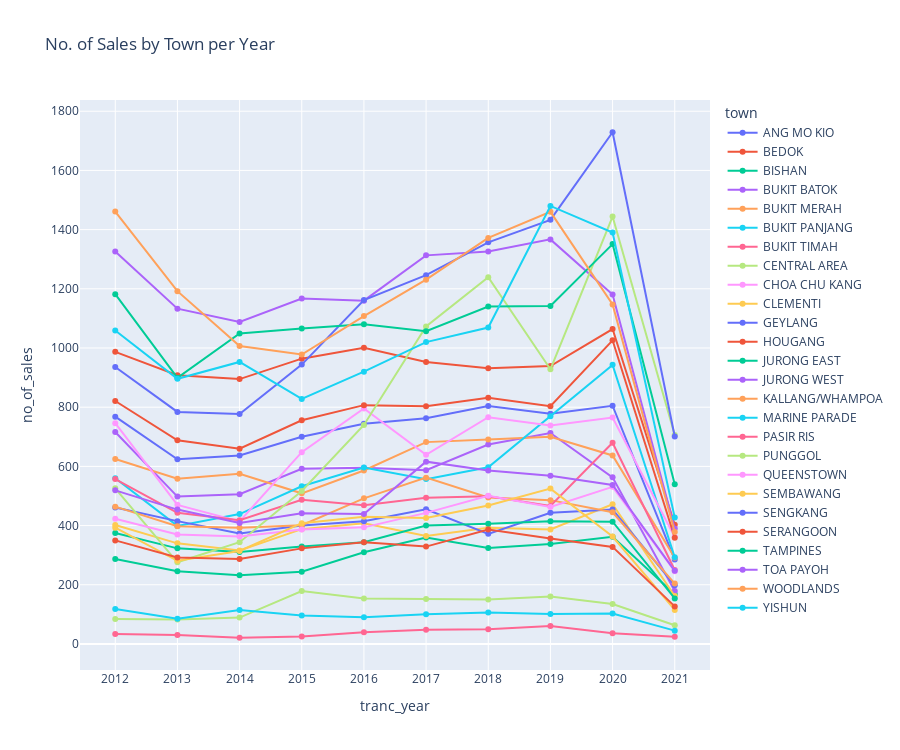

Notebook cell for this chart:
### Code cell
fig = px.line(tranc_town_year,
              x='tranc_year',
              y='no_of_sales',
              color='town',
              markers=True,
              height = 750,
              title='No. of Sales by Town per Year')
fig.update_layout(xaxis=dict(dtick=1))
fig.show()

### Figure 1 — Plotly figure (JSON) as saved in the notebook; plotly's stock layout.template omitted (floating-point values rounded to 4 significant figures)
{"data": [{"hovertemplate": "town=ANG MO KIO<br>tranc_year=%{x}<br>no_of_sales=%{y}<extra></extra>", "legendgroup": "ANG MO KIO", "line": {"color": "#636efa", "dash": "solid"}, "marker": {"symbol": "circle"}, "mode": "lines+markers", "name": "ANG MO KIO", "orientation": "v", "showlegend": true, "type": "scatter", "x": [2012, 2013, 2014, 2015, 2016, 2017, 2018, 2019, 2020, 2021], "xaxis": "x", "y": [768, 624, 637, 700, 744, 763, 804, 778, 805, 285], "yaxis": "y"}, {"hovertemplate": "town=BEDOK<br>tranc_year=%{x}<br>no_of_sales=%{y}<extra></extra>", "legendgroup": "BEDOK", "line": {"color": "#EF553B", "dash": "solid"}, "marker": {"symbol": "circle"}, "mode": "lines+markers", "name": "BEDOK", "orientation": "v", "showlegend": true, "type": "scatter", "x": [2012, 2013, 2014, 2015, 2016, 2017, 2018, 2019, 2020, 2021], "xaxis": "x", "y": [987, 908, 895, 964, 1001, 953, 932, 939, 1064, 403], "yaxis": "y"}, {"hovertemplate": "town=BISHAN<br>tranc_year=%{x}<br>no_of_sales=%{y}<extra></extra>", "legendgroup": "BISHAN", "line": {"color": "#00cc96", "dash": "solid"}, "marker": {"symbol": "circle"}, "mode": "lines+markers", "name": "BISHAN", "orientation": "v", "showlegend": true, "type": "scatter", "x": [2012, 2013, 2014, 2015, 2016, 2017, 2018, 2019, 2020, 2021], "xaxis": "x", "y": [287, 246, 232, 244, 310, 360, 324, 338, 362, 168], "yaxis": "y"}, {"hovertemplate": "town=BUKIT BATOK<br>tranc_year=%{x}<br>no_of_sales=%{y}<extra></extra>", "legendgroup": "BUKIT BATOK", "line": {"color": "#ab63fa", "dash": "solid"}, "marker": {"symbol": "circle"}, "mode": "lines+markers", "name": "BUKIT BATOK", "orientation": "v", "showlegend": true, "type": "scatter", "x": [2012, 2013, 2014, 2015, 2016, 2017, 2018, 2019, 2020, 2021], "xaxis": "x", "y": [716, 498, 506, 592, 595, 587, 674, 713, 563, 179], "yaxis": "y"}, {"hovertemplate": "town=BUKIT MERAH<br>tranc_year=%{x}<br>no_of_sales=%{y}<extra></extra>", "legendgroup": "BUKIT MERAH", "line": {"color": "#FFA15A", "dash": "solid"}, "marker": {"symbol": "circle"}, "mode": "lines+markers", "name": "BUKIT MERAH", "orientation": "v", "showlegend": true, "type": "scatter", "x": [2012, 2013, 2014, 2015, 2016, 2017, 2018, 2019, 2020, 2021], "xaxis": "x", "y": [625, 558, 575, 509, 586, 682, 691, 700, 637, 291], "yaxis": "y"}, {"hovertemplate": "town=BUKIT PANJANG<br>tranc_year=%{x}<br>no_of_sales=%{y}<extra></extra>", "legendgroup": "BUKIT PANJANG", "line": {"color": "#19d3f3", "dash": "solid"}, "marker": {"symbol": "circle"}, "mode": "lines+markers", "name": "BUKIT PANJANG", "orientation": "v", "showlegend": true, "type": "scatter", "x": [2012, 2013, 2014, 2015, 2016, 2017, 2018, 2019, 2020, 2021], "xaxis": "x", "y": [560, 399, 439, 533, 596, 557, 597, 769, 943, 293], "yaxis": "y"}, {"hovertemplate": "town=BUKIT TIMAH<br>tranc_year=%{x}<br>no_of_sales=%{y}<extra></extra>", "legendgroup": "BUKIT TIMAH", "line": {"color": "#FF6692", "dash": "solid"}, "marker": {"symbol": "circle"}, "mode": "lines+markers", "name": "BUKIT TIMAH", "orientation": "v", "showlegend": true, "type": "scatter", "x": [2012, 2013, 2014, 2015, 2016, 2017, 2018, 2019, 2020, 2021], "xaxis": "x", "y": [34, 30, 21, 25, 40, 48, 50, 61, 36, 24], "yaxis": "y"}, {"hovertemplate": "town=CENTRAL AREA<br>tranc_year=%{x}<br>no_of_sales=%{y}<extra></extra>", "legendgroup": "CENTRAL AREA", "line": {"color": "#B6E880", "dash": "solid"}, "marker": {"symbol": "circle"}, "mode": "lines+markers", "name": "CENTRAL AREA", "orientation": "v", "showlegend": true, "type": "scatter", "x": [2012, 2013, 2014, 2015, 2016, 2017, 2018, 2019, 2020, 2021], "xaxis": "x", "y": [84, 83, 89, 179, 154, 152, 150, 160, 135, 63], "yaxis": "y"}, {"hovertemplate": "town=CHOA CHU KANG<br>tranc_year=%{x}<br>no_of_sales=%{y}<extra></extra>", "legendgroup": "CHOA CHU KANG", "line": {"color": "#FF97FF", "dash": "solid"}, "marker": {"symbol": "circle"}, "mode": "lines+markers", "name": "CHOA CHU KANG", "orientation": "v", "showlegend": true, "type": "scatter", "x": [2012, 2013, 2014, 2015, 2016, 2017, 2018, 2019, 2020, 2021], "xaxis": "x", "y": [746, 470, 414, 648, 796, 639, 766, 738, 765, 361], "yaxis": "y"}, {"hovertemplate": "town=CLEMENTI<br>tranc_year=%{x}<br>no_of_sales=%{y}<extra></extra>", "legendgroup": "CLEMENTI", "line": {"color": "#FECB52", "dash": "solid"}, "marker": {"symbol": "circle"}, "mode": "lines+markers", "name": "CLEMENTI", "orientation": "v", "showlegend": true, "type": "scatter", "x": [2012, 2013, 2014, 2015, 2016, 2017, 2018, 2019, 2020, 2021], "xaxis": "x", "y": [402, 340, 316, 388, 408, 365, 393, 387, 472, 162], "yaxis": "y"}, {"hovertemplate": "town=GEYLANG<br>tranc_year=%{x}<br>no_of_sales=%{y}<extra></extra>", "legendgroup": "GEYLANG", "line": {"color": "#636efa", "dash": "solid"}, "marker": {"symbol": "circle"}, "mode": "lines+markers", "name": "GEYLANG", "orientation": "v", "showlegend": true, "type": "scatter", "x": [2012, 2013, 2014, 2015, 2016, 2017, 2018, 2019, 2020, 2021], "xaxis": "x", "y": [461, 415, 373, 400, 415, 455, 372, 443, 454, 198], "yaxis": "y"}, {"hovertemplate": "town=HOUGANG<br>tranc_year=%{x}<br>no_of_sales=%{y}<extra></extra>", "legendgroup": "HOUGANG", "line": {"color": "#EF553B", "dash": "solid"}, "marker": {"symbol": "circle"}, "mode": "lines+markers", "name": "HOUGANG", "orientation": "v", "showlegend": true, "type": "scatter", "x": [2012, 2013, 2014, 2015, 2016, 2017, 2018, 2019, 2020, 2021], "xaxis": "x", "y": [821, 688, 660, 756, 807, 803, 832, 803, 1026, 359], "yaxis": "y"}, {"hovertemplate": "town=JURONG EAST<br>tranc_year=%{x}<br>no_of_sales=%{y}<extra></extra>", "legendgroup": "JURONG EAST", "line": {"color": "#00cc96", "dash": "solid"}, "marker": {"symbol": "circle"}, "mode": "lines+markers", "name": "JURONG EAST", "orientation": "v", "showlegend": true, "type": "scatter", "x": [2012, 2013, 2014, 2015, 2016, 2017, 2018, 2019, 2020, 2021], "xaxis": "x", "y": [375, 323, 311, 329, 344, 400, 406, 415, 413, 154], "yaxis": "y"}, {"hovertemplate": "town=JURONG WEST<br>tranc_year=%{x}<br>no_of_sales=%{y}<extra></extra>", "legendgroup": "JURONG WEST", "line": {"color": "#ab63fa", "dash": "solid"}, "marker": {"symbol": "circle"}, "mode": "lines+markers", "name": "JURONG WEST", "orientation": "v", "showlegend": true, "type": "scatter", "x": [2012, 2013, 2014, 2015, 2016, 2017, 2018, 2019, 2020, 2021], "xaxis": "x", "y": [1326, 1133, 1088, 1167, 1160, 1313, 1326, 1367, 1181, 390], "yaxis": "y"}, {"hovertemplate": "town=KALLANG/WHAMPOA<br>tranc_year=%{x}<br>no_of_sales=%{y}<extra></extra>", "legendgroup": "KALLANG/WHAMPOA", "line": {"color": "#FFA15A", "dash": "solid"}, "marker": {"symbol": "circle"}, "mode": "lines+markers", "name": "KALLANG/WHAMPOA", "orientation": "v", "showlegend": true, "type": "scatter", "x": [2012, 2013, 2014, 2015, 2016, 2017, 2018, 2019, 2020, 2021], "xaxis": "x", "y": [464, 398, 393, 401, 492, 562, 495, 486, 445, 204], "yaxis": "y"}, {"hovertemplate": "town=MARINE PARADE<br>tranc_year=%{x}<br>no_of_sales=%{y}<extra></extra>", "legendgroup": "MARINE PARADE", "line": {"color": "#19d3f3", "dash": "solid"}, "marker": {"symbol": "circle"}, "mode": "lines+markers", "name": "MARINE PARADE", "orientation": "v", "showlegend": true, "type": "scatter", "x": [2012, 2013, 2014, 2015, 2016, 2017, 2018, 2019, 2020, 2021], "xaxis": "x", "y": [118, 85, 115, 96, 90, 100, 106, 101, 103, 45], "yaxis": "y"}, {"hovertemplate": "town=PASIR RIS<br>tranc_year=%{x}<br>no_of_sales=%{y}<extra></extra>", "legendgroup": "PASIR RIS", "line": {"color": "#FF6692", "dash": "solid"}, "marker": {"symbol": "circle"}, "mode": "lines+markers", "name": "PASIR RIS", "orientation": "v", "showlegend": true, "type": "scatter", "x": [2012, 2013, 2014, 2015, 2016, 2017, 2018, 2019, 2020, 2021], "xaxis": "x", "y": [557, 443, 418, 487, 469, 494, 499, 466, 680, 250], "yaxis": "y"}, {"hovertemplate": "town=PUNGGOL<br>tranc_year=%{x}<br>no_of_sales=%{y}<extra></extra>", "legendgroup": "PUNGGOL", "line": {"color": "#B6E880", "dash": "solid"}, "marker": {"symbol": "circle"}, "mode": "lines+markers", "name": "PUNGGOL", "orientation": "v", "showlegend": true, "type": "scatter", "x": [2012, 2013, 2014, 2015, 2016, 2017, 2018, 2019, 2020, 2021], "xaxis": "x", "y": [526, 276, 344, 517, 740, 1073, 1239, 928, 1444, 706], "yaxis": "y"}, {"hovertemplate": "town=QUEENSTOWN<br>tranc_year=%{x}<br>no_of_sales=%{y}<extra></extra>", "legendgroup": "QUEENSTOWN", "line": {"color": "#FF97FF", "dash": "solid"}, "marker": {"symbol": "circle"}, "mode": "lines+markers", "name": "QUEENSTOWN", "orientation": "v", "showlegend": true, "type": "scatter", "x": [2012, 2013, 2014, 2015, 2016, 2017, 2018, 2019, 2020, 2021], "xaxis": "x", "y": [423, 370, 363, 387, 394, 443, 501, 463, 531, 246], "yaxis": "y"}, {"hovertemplate": "town=SEMBAWANG<br>tranc_year=%{x}<br>no_of_sales=%{y}<extra></extra>", "legendgroup": "SEMBAWANG", "line": {"color": "#FECB52", "dash": "solid"}, "marker": {"symbol": "circle"}, "mode": "lines+markers", "name": "SEMBAWANG", "orientation": "v", "showlegend": true, "type": "scatter", "x": [2012, 2013, 2014, 2015, 2016, 2017, 2018, 2019, 2020, 2021], "xaxis": "x", "y": [393, 281, 314, 408, 430, 426, 468, 525, 363, 115], "yaxis": "y"}, {"hovertemplate": "town=SENGKANG<br>tranc_year=%{x}<br>no_of_sales=%{y}<extra></extra>", "legendgroup": "SENGKANG", "line": {"color": "#636efa", "dash": "solid"}, "marker": {"symbol": "circle"}, "mode": "lines+markers", "name": "SENGKANG", "orientation": "v", "showlegend": true, "type": "scatter", "x": [2012, 2013, 2014, 2015, 2016, 2017, 2018, 2019, 2020, 2021], "xaxis": "x", "y": [936, 784, 777, 944, 1162, 1246, 1357, 1433, 1729, 701], "yaxis": "y"}, {"hovertemplate": "town=SERANGOON<br>tranc_year=%{x}<br>no_of_sales=%{y}<extra></extra>", "legendgroup": "SERANGOON", "line": {"color": "#EF553B", "dash": "solid"}, "marker": {"symbol": "circle"}, "mode": "lines+markers", "name": "SERANGOON", "orientation": "v", "showlegend": true, "type": "scatter", "x": [2012, 2013, 2014, 2015, 2016, 2017, 2018, 2019, 2020, 2021], "xaxis": "x", "y": [350, 292, 287, 323, 344, 329, 387, 356, 328, 127], "yaxis": "y"}, {"hovertemplate": "town=TAMPINES<br>tranc_year=%{x}<br>no_of_sales=%{y}<extra></extra>", "legendgroup": "TAMPINES", "line": {"color": "#00cc96", "dash": "solid"}, "marker": {"symbol": "circle"}, "mode": "lines+markers", "name": "TAMPINES", "orientation": "v", "showlegend": true, "type": "scatter", "x": [2012, 2013, 2014, 2015, 2016, 2017, 2018, 2019, 2020, 2021], "xaxis": "x", "y": [1182, 899, 1049, 1066, 1080, 1057, 1140, 1142, 1351, 540], "yaxis": "y"}, {"hovertemplate": "town=TOA PAYOH<br>tranc_year=%{x}<br>no_of_sales=%{y}<extra></extra>", "legendgroup": "TOA PAYOH", "line": {"color": "#ab63fa", "dash": "solid"}, "marker": {"symbol": "circle"}, "mode": "lines+markers", "name": "TOA PAYOH", "orientation": "v", "showlegend": true, "type": "scatter", "x": [2012, 2013, 2014, 2015, 2016, 2017, 2018, 2019, 2020, 2021], "xaxis": "x", "y": [519, 454, 409, 442, 439, 616, 586, 568, 537, 247], "yaxis": "y"}, {"hovertemplate": "town=WOODLANDS<br>tranc_year=%{x}<br>no_of_sales=%{y}<extra></extra>", "legendgroup": "WOODLANDS", "line": {"color": "#FFA15A", "dash": "solid"}, "marker": {"symbol": "circle"}, "mode": "lines+markers", "name": "WOODLANDS", "orientation": "v", "showlegend": true, "type": "scatter", "x": [2012, 2013, 2014, 2015, 2016, 2017, 2018, 2019, 2020, 2021], "xaxis": "x", "y": [1461, 1192, 1007, 978, 1108, 1231, 1372, 1460, 1147, 378], "yaxis": "y"}, {"hovertemplate": "town=YISHUN<br>tranc_year=%{x}<br>no_of_sales=%{y}<extra></extra>", "legendgroup": "YISHUN", "line": {"color": "#19d3f3", "dash": "solid"}, "marker": {"symbol": "circle"}, "mode": "lines+markers", "name": "YISHUN", "orientation": "v", "showlegend": true, "type": "scatter", "x": [2012, 2013, 2014, 2015, 2016, 2017, 2018, 2019, 2020, 2021], "xaxis": "x", "y": [1059, 896, 953, 828, 920, 1020, 1069, 1480, 1390, 427], "yaxis": "y"}], "layout": {"height": 750, "legend": {"title": {"text": "town"}, "tracegroupgap": 0}, "title": {"text": "No. of Sales by Town per Year"}, "xaxis": {"anchor": "y", "domain": [0, 1], "dtick": 1, "title": {"text": "tranc_year"}}, "yaxis": {"anchor": "x", "domain": [0, 1], "title": {"text": "no_of_sales"}}}}
